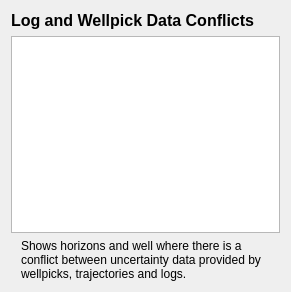
<?xml version="1.0" encoding="UTF-8"?>
<ui version="4.0">
  <class>info_column_</class>
  <widget class="QWidget" name="info_column_">
    <property name="geometry">
      <rect>
        <x>0</x>
        <y>0</y>
        <width>291</width>
        <height>292</height>
      </rect>
    </property>
    <layout class="QVBoxLayout" name="info_column_layout_">
      <item>
        <widget class="QLabel" name="log_pick_conflicts_title_">
          <property name="font">
            <font>
              <pointsize>12</pointsize>
              <weight>75</weight>
              <bold>true</bold>
            </font>
          </property>
          <property name="text">
            <string>Log and Wellpick Data Conflicts</string>
          </property>
        </widget>
      </item>
      <item>
        <widget class="QTableWidget" name="conflicts_table_"></widget>
      </item>
      <item>
        <widget class="QLabel" name="log_pick_conflicts_help_">
          <property name="font">
            <font>
              <pointsize>9</pointsize>
            </font>
          </property>
          <property name="text">
            <string>Shows horizons and well where there is a conflict between uncertainty data provided by wellpicks, trajectories and logs.</string>
          </property>
          <property name="textFormat">
            <enum>Qt::PlainText</enum>
          </property>
          <property name="wordWrap">
            <bool>true</bool>
          </property>
          <property name="indent">
            <number>10</number>
          </property>
        </widget>
      </item>
    </layout>
  </widget>
  <customwidgets></customwidgets>
  <resources></resources>
  <connections></connections>
</ui>
